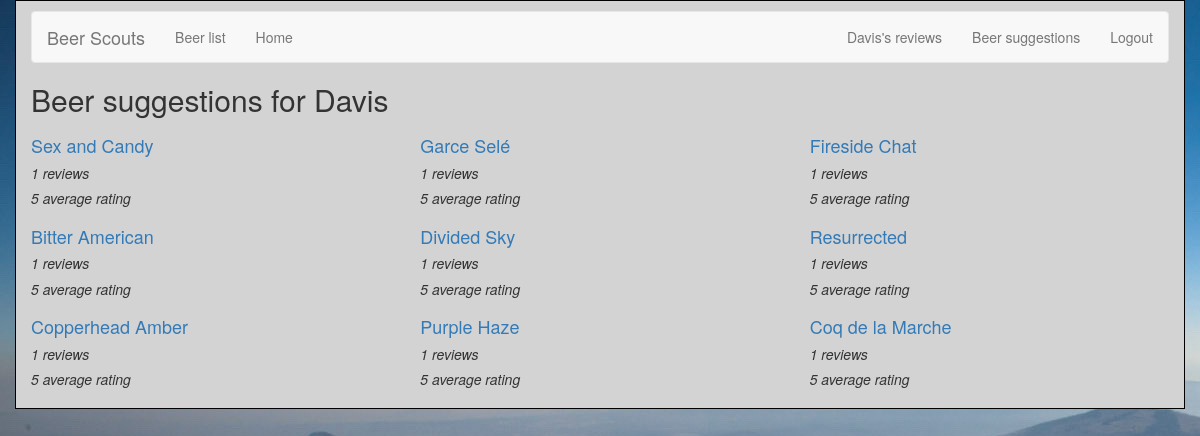
The page /reviews/recommendation/ (signed in) on the database its author committed.
### reviews/models.py (models this page shows, shortened)
class Beer(models.Model):
    name = models.CharField(max_length=200)
    abv = models.CharField(max_length=200)
    ibu = models.CharField(max_length=200)
    style = models.CharField(max_length=200)
    ounces = models.CharField(max_length=200)
    def average_rating(self):
        return self.review_set.aggregate(Avg('rating'))['rating__avg']

### reviews/views.py (the view)
def user_recommendation_list(request):
    user_reviews = Review.objects.filter(user_name=request.user.username).prefetch_related('beer')
    user_reviews_beer_ids = set(map(lambda x: x.beer.id, user_reviews))
    try:
        user_cluster_name = \
            User.objects.get(username=request.user.username).cluster_set.first().name
    except: # if no cluster has been assigned for a user, update clusters
        update_clusters()
        user_cluster_name = \
            User.objects.get(username=request.user.username).cluster_set.first().name
    user_cluster_other_members = \
        Cluster.objects.get(name=user_cluster_name).users \
            .exclude(username=request.user.username).all()
    other_members_usernames = set(map(lambda x: x.username, user_cluster_other_members))
    other_users_reviews = \
        Review.objects.filter(user_name__in=other_members_usernames) \
            .exclude(beer__id__in=user_reviews_beer_ids)
    other_users_reviews_beer_ids = set(map(lambda x: x.beer.id, other_users_reviews))
    beer_list = sorted(
        list(Beer.objects.filter(id__in=other_users_reviews_beer_ids)),
        key=lambda x: x.average_rating(),
        reverse=True
    )[:9]
    return render(
        request,
        'reviews/user_recommendation_list.html',
        {'username': request.user.username,'beer_list': beer_list}
    )

### reviews/templates/reviews/user_recommendation_list.html
{% extends 'reviews/beer_list.html' %}
{% block title %}
<h2>Beer suggestions for {{ username }}</h2>
{% endblock %}

### reviews/templates/reviews/beer_list.html (shortened to what this page needs)
{% extends 'base.html' %}
{% block content %}
{% if beer_list %}
<div class="row">
    {% for beer in beer_list %}
    <div class="col-xs-6 col-lg-4">
        <h4><a href="{% url 'reviews:beer_detail' beer.id %}">
        {{ beer.name }}
        </a></h4>
        <h5>{{ beer.review_set.count }} reviews</h5>
        <h5>{{ beer.average_rating | floatformat }} average rating</h5>
    </div>
    {% endfor %}
</div>
{% else %}
    <p>No beers are available.</p>
{% endif %}
{% endblock %}

### templates/base.html (shortened to what this page needs)
{% load bootstrap3 %}
{%load static%}
<link rel="stylesheet" href="{% static 'reviews/style.css'%}" type="text/css">
{% bootstrap_css %}
{% block bootstrap3_content %}
<div class="container">
    <nav class="navbar navbar-default">
        <div class="navbar-header">
            <a class="navbar-brand" href="{% url 'reviews:review_list' %}">Beer Scouts</a>
        </div>
        <div id="navbar" class="navbar-collapse collapse">
            <ul class="nav navbar-nav">
                <li><a href="{% url 'reviews:beer_list' %}">Beer list</a></li>
                <li><a href="{% url 'reviews:review_list' %}">Home</a></li>
            </ul>
            <ul class="nav navbar-nav navbar-right">
            {% if user.is_authenticated %}
                <li><a href="{% url 'reviews:user_review_list' user.username %}">{{ user.username }}'s reviews</a></li>
                <li><a href="{% url 'reviews:user_recommendation_list' %}">Beer suggestions</a></li>
                <li><a href="{% url 'auth:logout' %}">Logout</a></li>
                {% else %}
                <li><a href="{% url 'auth:login' %}">Login</a></li>
                <li><a href="/accounts/register">Register</a></li>
                {% endif %}
            </ul>
        </div>
    </nav>
    <h1>{% block title %}(no title){% endblock %}</h1>
    {% block content %}(no content){% endblock %}
</div>
{% endblock %}

### reviews/static/reviews/style.css (style rules this page uses)
h5 { font-style: oblique; }
.container { margin: auto; width: 80%; border: 1px solid black; padding: 10px; background-color: lightgray; box-shadow: gray; }
a { color: black; }
h1 { font-style: oblique; align-items: center; }
h4 { color: black; }

### rows shown on the page
Beer: name "Sex and Candy", review_set.count "1", average_rating "5"
Beer: name "Garce Selé", review_set.count "1", average_rating "5"
Beer: name "Fireside Chat", review_set.count "1", average_rating "5"
Beer: name "Bitter American", review_set.count "1", average_rating "5"
Beer: name "Divided Sky", review_set.count "1", average_rating "5"
Beer: name "Resurrected", review_set.count "1", average_rating "5"
Beer: name "Copperhead Amber", review_set.count "1", average_rating "5"
Beer: name "Purple Haze", review_set.count "1", average_rating "5"
Beer: name "Coq de la Marche", review_set.count "1", average_rating "5"

### other values the page prints
{{ user.username }} "Davis"
{{ username }} "Davis"
